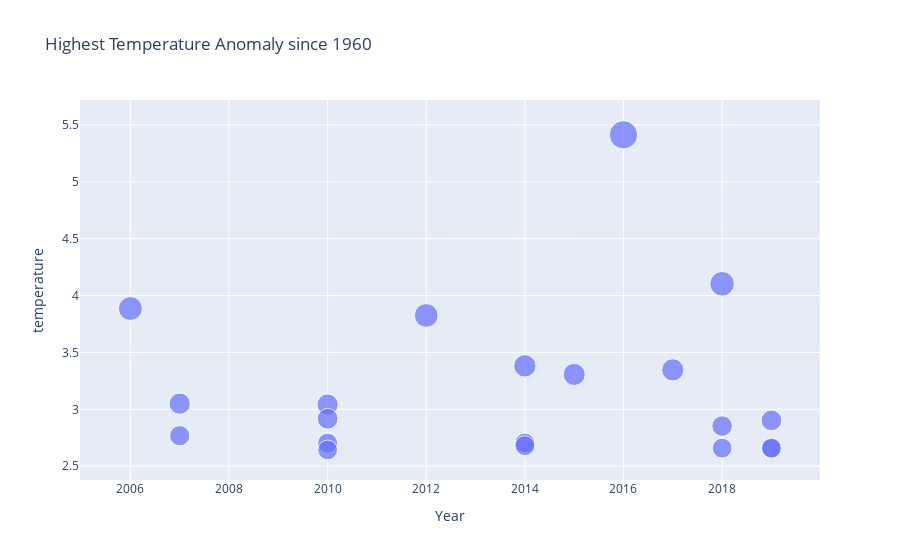

Notebook code cell kept with this figure:
### Code cell
fig = px.scatter(df_temp_top_20, x="Year", y="temperature", size='temperature' ,title='Highest Temperature Anomaly since 1960')
fig.show()

### Figure 1 — Plotly figure (JSON) as saved in the notebook; plotly's stock layout.template omitted (floating-point values rounded to 4 significant figures)
{"data": [{"hoverlabel": {"namelength": 0}, "hovertemplate": "Year=%{x}<br>temperature=%{marker.size}", "legendgroup": "", "marker": {"color": "#636efa", "size": [5.413, 4.104, 3.886, 3.825, 3.382, 3.347, 3.307, 3.05, 3.042, 2.917, 2.903, 2.853, 2.768, 2.704, 2.703, 2.68, 2.662, 2.659, 2.657, 2.643], "sizemode": "area", "sizeref": 0.01353, "symbol": "circle"}, "mode": "markers", "name": "", "showlegend": false, "type": "scatter", "x": [2016, 2018, 2006, 2012, 2014, 2017, 2015, 2007, 2010, 2010, 2019, 2018, 2007, 2014, 2010, 2014, 2019, 2018, 2019, 2010], "xaxis": "x", "y": [5.413, 4.104, 3.886, 3.825, 3.382, 3.347, 3.307, 3.05, 3.042, 2.917, 2.903, 2.853, 2.768, 2.704, 2.703, 2.68, 2.662, 2.659, 2.657, 2.643], "yaxis": "y"}], "layout": {"legend": {"itemsizing": "constant", "tracegroupgap": 0}, "title": {"text": "Highest Temperature Anomaly since 1960"}, "xaxis": {"anchor": "y", "domain": [0, 1], "title": {"text": "Year"}}, "yaxis": {"anchor": "x", "domain": [0, 1], "title": {"text": "temperature"}}}}
